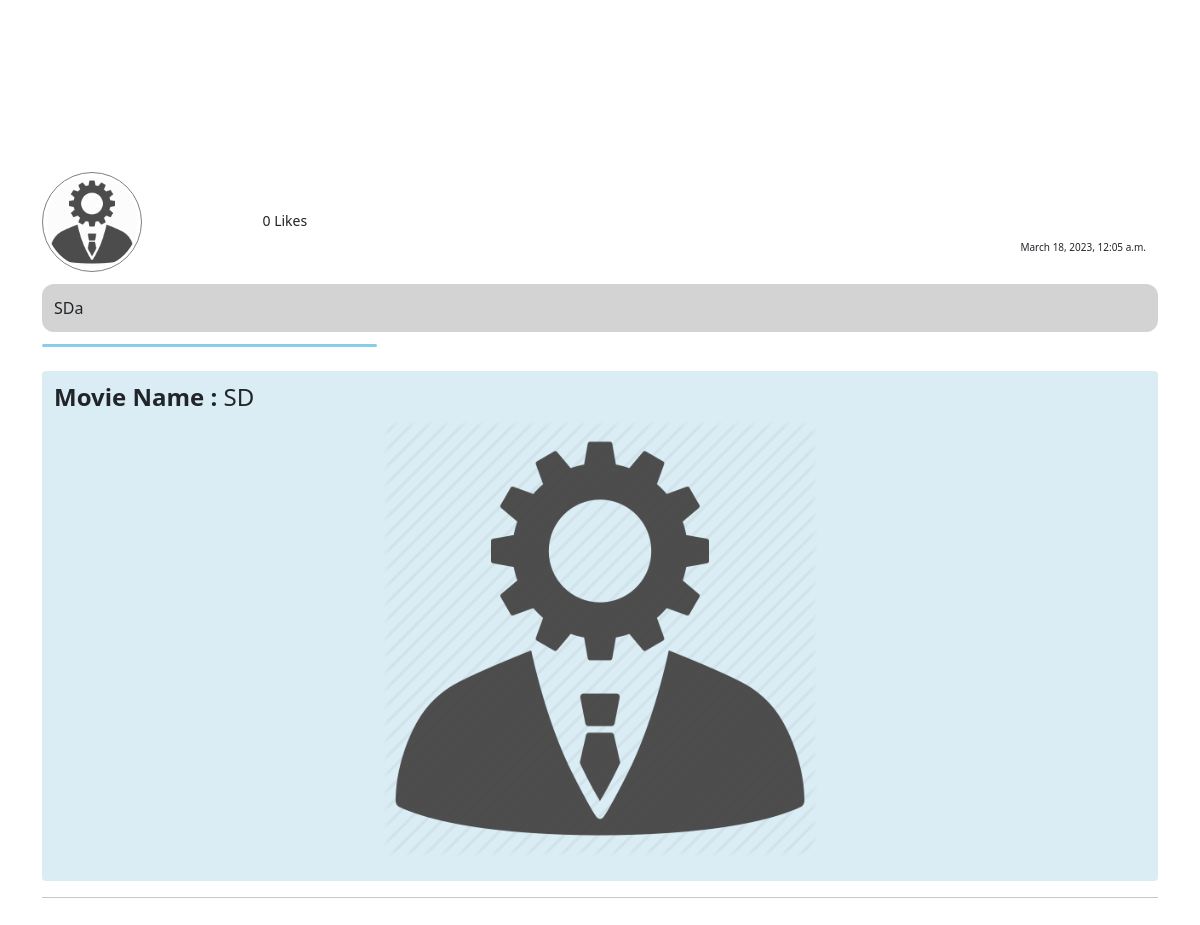
Screenshot of /article/8 with the database file from the repository.
### community_blog/models.py (models this page shows, shortened)
class Post(models.Model):
    title = models.CharField(max_length=255)
    movie_name = models.TextField()
    category = models.CharField(max_length=255)
    body = models.TextField()
    movie_poster = models.ImageField(
        null=False, blank=False, upload_to='images/')
    author = models.ForeignKey(User, on_delete=models.CASCADE)
    likes = models.ManyToManyField(User, related_name='community_blog')
    Publication_date = models.DateTimeField(auto_now_add=True)
    def total_likes(self):
        return self.likes.count()

class Profile(models.Model):
    user = models.OneToOneField(
        User, null=True, blank=True, on_delete=models.CASCADE)
    bio = models.TextField()
    profile_pic = models.ImageField(
        null=True, blank=True, upload_to='images/profile')
    fb_url = models.URLField(max_length=200, null=True, blank=True)
    tw_url = models.URLField(max_length=200, null=True, blank=True)
    insta_url = models.URLField(max_length=200, null=True, blank=True)

### community_blog/views.py (the view)
# urls.py: path('article/<int:pk>', ArticleDetailView.as_view(), name='article_details'),
class ArticleDetailView(DetailView):
    model = Post
    template_name = 'article_details.html'
    def get_context_data(self, *args, **kwargs):
        context = super(ArticleDetailView, self).get_context_data(
            *args, **kwargs)
        current_post = get_object_or_404(Post, id=self.kwargs['pk'])
        total_likes = current_post.total_likes()
        context['total_likes'] = total_likes
        liked = False
        if current_post.likes.filter(id=self.request.user.id).exists():
            liked = True
        context['liked'] = liked
        return context

### community_blog/category_context_proccessor.py (called while the page is built)
def get_context_data(self, *args, **kwargs):
    categories_menu = Category.objects.all()
    return {'categories_menu': categories_menu}

### community_blog/models.py (called while the page is built)
    def __str__(self):
        return self.name

### community_blog/templates/article_details.html (shortened to what this page needs)
{% extends 'base.html' %}
{% load static %}
{% block content %}
<br />
<br />
<br />
<small style="display: block; position: relative">
  <a
    href="{% url 'show_profile' post.author_id %}"
    style="text-decoration: none"
  >
    {% if post.author.profile.profile_pic %}
    <img
      src="{{ post.author.profile.profile_pic.url }}"
      class="rounded-circle"
      width="100"
      height="100"
      style="margin-right: 20px; padding: 3px; border: 1px gray solid"
    />
    {% endif %} </a
  ><span>
    <a
      href="{% url 'show_profile' post.author_id %}"
      style="text-decoration: none; font-weight: 600; color: #656464"
    >
      {{ post.author.get_full_name }}</a
    >
  </span>
  <span style="padding: 10px">{{ total_likes }} Likes</span>
  <span
    style="
      font-size: x-small;
      position: absolute;
      padding: 12px;
      right: 0;
      bottom: 5px;
    "
    >{{ post.Publication_date }}</span
  ></small
>
<div
  style="
    background-color: lightgray;
    padding: 1vw;
    border-radius: 1vw;
    margin-top: 1vw;
    margin-bottom: 1vw;
  "
>
  {{ post.body}}
</div>
<div
  style="
    border-bottom: 3px skyblue solid;
    width: 30%;
    border-radius: 3px;
  "
></div>
<br />
<div class="rounded" style="padding: 1vw; background-color: #add8e673">
  <h4 style="font-weight: 600">
    Movie Name : <span style="font-weight: normal">{{ post.movie_name }}</span>
  </h4>
  <div style="display: flex; justify-content: center">
    <img
      style="padding-bottom: 1vw; width: 40%"
      src="{{ post.movie_poster.url }}"
    />
  </div>
</div>
<hr />
<br />
<br />
<br />
<br />
{% endblock %}

### community_blog/templates/article_details.html (style rules this page uses)
a { color: transparent !important; }
body { background: url("/static/assets/image/bg.jpg"); background-position: center; background-size: cover; }

### rows the page displays
Post: author.profile.profile_pic (picture), Publication_date "March 18, 2023, 12:05 a.m.", body "SDa", movie_name "SD", movie_poster (picture)

### other values shown
{{ total_likes }} "0"
